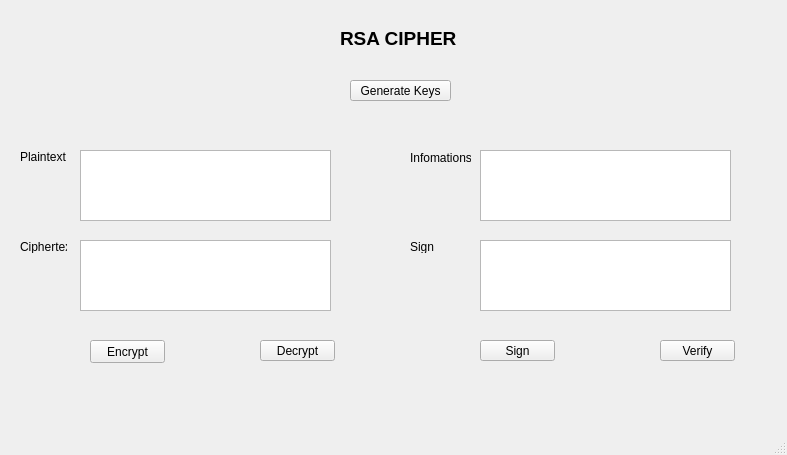
<?xml version="1.0" encoding="UTF-8"?>
<ui version="4.0">
 <class>MainWindow</class>
 <widget class="QMainWindow" name="MainWindow">
  <property name="geometry">
   <rect>
    <x>0</x>
    <y>0</y>
    <width>787</width>
    <height>455</height>
   </rect>
  </property>
  <property name="windowTitle">
   <string>MainWindow</string>
  </property>
  <widget class="QWidget" name="centralwidget">
   <widget class="QLabel" name="label">
    <property name="geometry">
     <rect>
      <x>340</x>
      <y>30</y>
      <width>131</width>
      <height>16</height>
     </rect>
    </property>
    <property name="font">
     <font>
      <pointsize>14</pointsize>
      <weight>75</weight>
      <bold>true</bold>
     </font>
    </property>
    <property name="text">
     <string>RSA CIPHER</string>
    </property>
   </widget>
   <widget class="QLabel" name="plans">
    <property name="geometry">
     <rect>
      <x>20</x>
      <y>150</y>
      <width>47</width>
      <height>13</height>
     </rect>
    </property>
    <property name="text">
     <string>Plaintext</string>
    </property>
   </widget>
   <widget class="QLabel" name="label_3">
    <property name="geometry">
     <rect>
      <x>20</x>
      <y>240</y>
      <width>47</width>
      <height>13</height>
     </rect>
    </property>
    <property name="text">
     <string>Ciphertext</string>
    </property>
   </widget>
   <widget class="QPushButton" name="btn_encrypt">
    <property name="geometry">
     <rect>
      <x>90</x>
      <y>340</y>
      <width>75</width>
      <height>23</height>
     </rect>
    </property>
    <property name="text">
     <string>Encrypt</string>
    </property>
   </widget>
   <widget class="QPushButton" name="btn_decrypt">
    <property name="geometry">
     <rect>
      <x>260</x>
      <y>340</y>
      <width>75</width>
      <height>21</height>
     </rect>
    </property>
    <property name="text">
     <string>Decrypt</string>
    </property>
   </widget>
   <widget class="QPushButton" name="btn_sign">
    <property name="geometry">
     <rect>
      <x>480</x>
      <y>340</y>
      <width>75</width>
      <height>21</height>
     </rect>
    </property>
    <property name="text">
     <string>Sign</string>
    </property>
   </widget>
   <widget class="QPushButton" name="btn_verify">
    <property name="geometry">
     <rect>
      <x>660</x>
      <y>340</y>
      <width>75</width>
      <height>21</height>
     </rect>
    </property>
    <property name="text">
     <string>Verify</string>
    </property>
   </widget>
   <widget class="QPushButton" name="btn_gen_keys">
    <property name="geometry">
     <rect>
      <x>350</x>
      <y>80</y>
      <width>101</width>
      <height>21</height>
     </rect>
    </property>
    <property name="text">
     <string>Generate Keys</string>
    </property>
   </widget>
   <widget class="QTextEdit" name="txt_plain_text">
    <property name="geometry">
     <rect>
      <x>80</x>
      <y>150</y>
      <width>251</width>
      <height>71</height>
     </rect>
    </property>
   </widget>
   <widget class="QTextEdit" name="txt_cipher_text">
    <property name="geometry">
     <rect>
      <x>80</x>
      <y>240</y>
      <width>251</width>
      <height>71</height>
     </rect>
    </property>
   </widget>
   <widget class="QTextEdit" name="txt_info">
    <property name="geometry">
     <rect>
      <x>480</x>
      <y>150</y>
      <width>251</width>
      <height>71</height>
     </rect>
    </property>
   </widget>
   <widget class="QLabel" name="label_4">
    <property name="geometry">
     <rect>
      <x>410</x>
      <y>240</y>
      <width>47</width>
      <height>13</height>
     </rect>
    </property>
    <property name="text">
     <string>Sign</string>
    </property>
   </widget>
   <widget class="QTextEdit" name="txt_sign">
    <property name="geometry">
     <rect>
      <x>480</x>
      <y>240</y>
      <width>251</width>
      <height>71</height>
     </rect>
    </property>
   </widget>
   <widget class="QLabel" name="label_5">
    <property name="geometry">
     <rect>
      <x>410</x>
      <y>150</y>
      <width>61</width>
      <height>16</height>
     </rect>
    </property>
    <property name="text">
     <string>Infomations</string>
    </property>
   </widget>
  </widget>
  <widget class="QMenuBar" name="menubar">
   <property name="geometry">
    <rect>
     <x>0</x>
     <y>0</y>
     <width>787</width>
     <height>21</height>
    </rect>
   </property>
  </widget>
  <widget class="QStatusBar" name="statusbar"/>
 </widget>
 <resources/>
 <connections/>
</ui>
